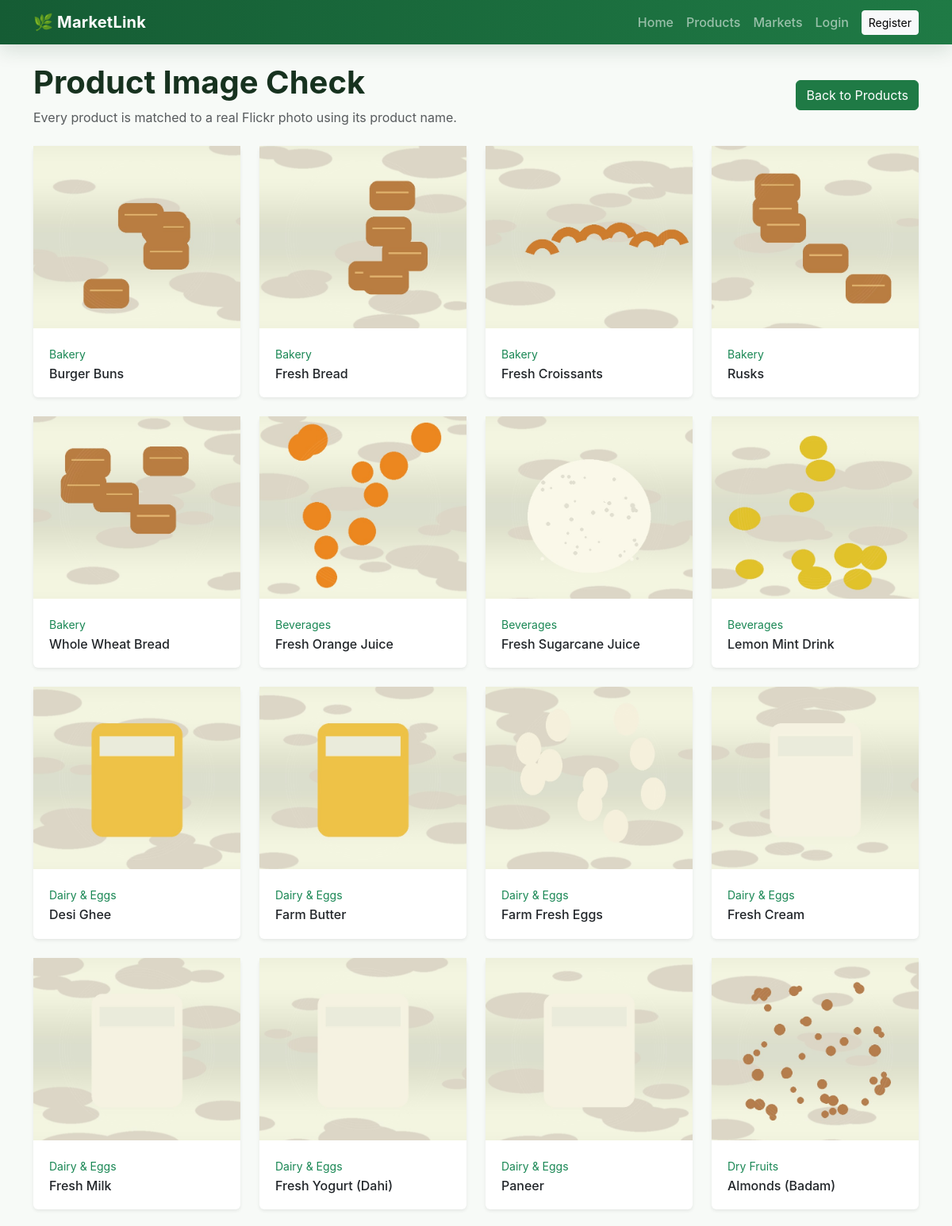
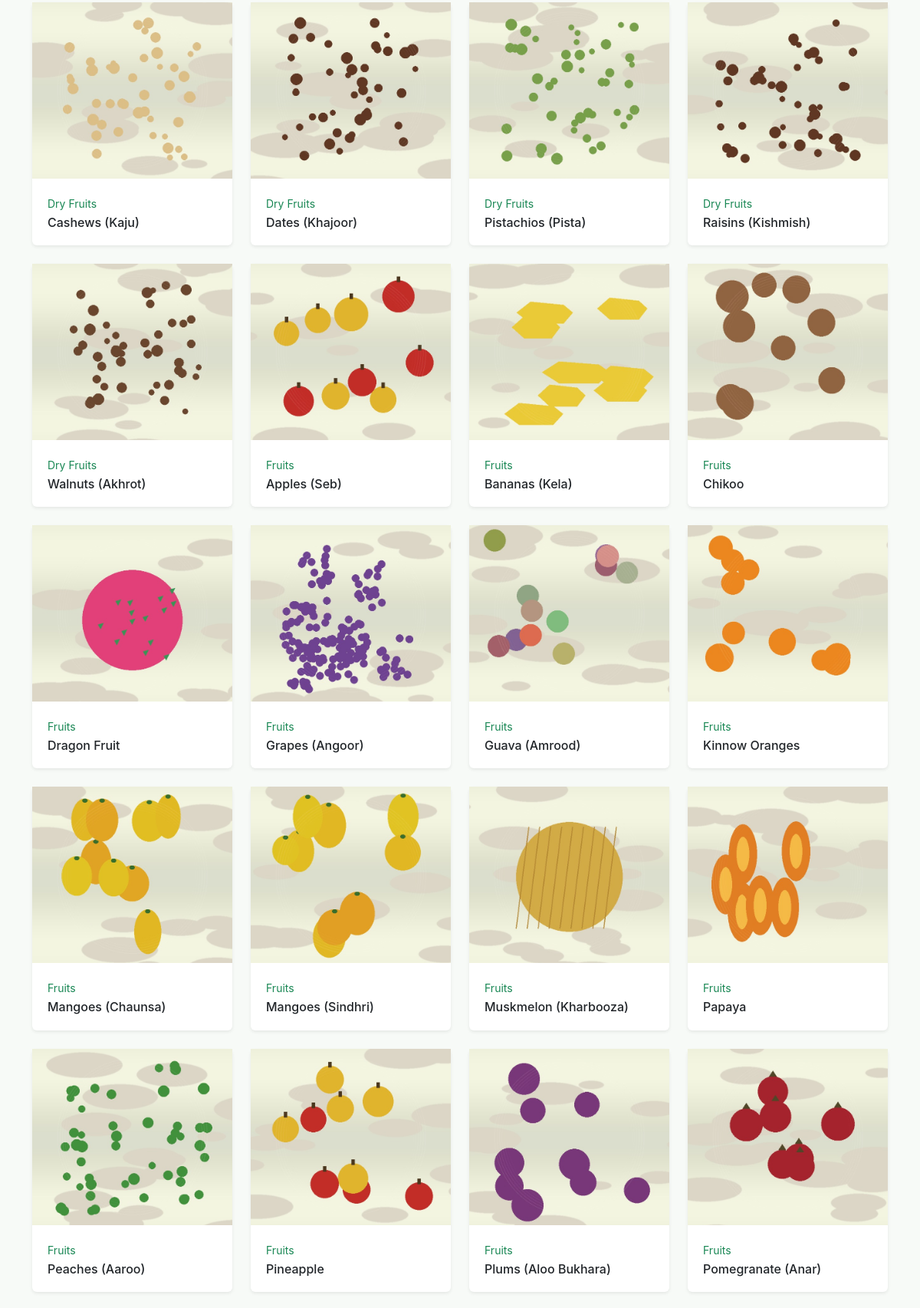
Page /image_check.php (upper part) on the committed database (2 pictures, top to bottom).
### tables this page shows
CREATE TABLE products (
 id INT AUTO_INCREMENT PRIMARY KEY,
 farmer_id INT NOT NULL,
 name VARCHAR(100) NOT NULL,
 category VARCHAR(60) NOT NULL,
 description TEXT,
 price DECIMAL(10,2) NOT NULL,
 unit VARCHAR(30) NOT NULL,
 stock_quantity INT NOT NULL DEFAULT 0,
 image_url VARCHAR(500) DEFAULT NULL,
 created_at DATETIME DEFAULT CURRENT_TIMESTAMP,
 FOREIGN KEY (farmer_id) REFERENCES users(id) ON DELETE CASCADE
);

### image_check.php (the view)
<?php require_once __DIR__.'/config/config.php'; layout_header('Image Check'); $rows=db()->query("SELECT id,name,category,image_url FROM products ORDER BY category,name")->fetchAll(); ?>
<div class="d-flex justify-content-between align-items-center mb-4"><div><h1 class="fw-bold">Product Image Check</h1><p class="text-muted mb-0">Every product is matched to a real Flickr photo using its product name.</p></div><a class="btn btn-success" href="products.php">Back to Products</a></div>
<div class="row g-4"><?php foreach($rows as $p): ?><div class="col-6 col-md-4 col-lg-3"><div class="card h-100 shadow-sm"><div class="product-img"><img src="<?=e(product_image($p['name'],$p['category'],$p['image_url']))?>" alt="<?=e($p['name'])?>" loading="lazy" onerror="this.onerror=null;this.src='assets/img-placeholder.svg';"></div><div class="card-body"><small class="text-success"><?=e($p['category'])?></small><h6 class="mt-1 mb-0"><?=e($p['name'])?></h6></div></div></div><?php endforeach; ?></div><?php layout_footer(); ?>

### assets/css/style.css (style rules this page uses)
:root { --green: #1f7a45; --green-dark: #155c34; --ink: #17321f; --muted: #6d7b72; --soft: #f3f8f3 }
* { box-sizing: border-box }
body { background: #f7faf7; color: var(--ink); font-family: Inter, system-ui, -apple-system, "Segoe UI", sans-serif }
.product-img, .product-big { background: #fff; display: flex; align-items: center; justify-content: center; overflow: hidden }
.product-img img, .product-big img { width: 100%; height: 100%; object-fit: cover; display: block; transition: transform .35s ease }
.product-img { height: 210px }
.card-body { padding: 20px }
.card { border: 0; box-shadow: 0 5px 20px #17351a0d }
.btn-success { background: var(--green); border-color: var(--green) }
.product-img { height: 220px; background: #f4f8f4; overflow: hidden }
.product-img img { width: 100%; height: 100%; object-fit: cover; display: block }
.product-img img, .product-big img { width: 100%; height: 100%; object-fit: cover; display: block; background: #f3f6f1 }
.product-img { height: 230px; overflow: hidden }

### rows in the picture
products: image_url (picture), category "Bakery", name "Burger Buns"
products: image_url (picture), category "Bakery", name "Fresh Bread"
products: image_url (picture), category "Bakery", name "Fresh Croissants"
products: image_url (picture), category "Bakery", name "Rusks"
products: image_url (picture), category "Bakery", name "Whole Wheat Bread"
products: image_url (picture), category "Beverages", name "Fresh Orange Juice"
products: image_url (picture), category "Beverages", name "Fresh Sugarcane Juice"
products: image_url (picture), category "Beverages", name "Lemon Mint Drink"
products: image_url (picture), category "Dairy & Eggs", name "Desi Ghee"
products: image_url (picture), category "Dairy & Eggs", name "Farm Butter"
products: image_url (picture), category "Dairy & Eggs", name "Farm Fresh Eggs"
products: image_url (picture), category "Dairy & Eggs", name "Fresh Cream"
products: image_url (picture), category "Dairy & Eggs", name "Fresh Milk"
products: image_url (picture), category "Dairy & Eggs", name "Fresh Yogurt (Dahi)"
products: image_url (picture), category "Dairy & Eggs", name "Paneer"
products: image_url (picture), category "Dry Fruits", name "Almonds (Badam)"
products: image_url (picture), category "Dry Fruits", name "Cashews (Kaju)"
products: image_url (picture), category "Dry Fruits", name "Dates (Khajoor)"
products: image_url (picture), category "Dry Fruits", name "Pistachios (Pista)"
products: image_url (picture), category "Dry Fruits", name "Raisins (Kishmish)"
products: image_url (picture), category "Dry Fruits", name "Walnuts (Akhrot)"
products: image_url (picture), category "Fruits", name "Apples (Seb)"
products: image_url (picture), category "Fruits", name "Bananas (Kela)"
products: image_url (picture), category "Fruits", name "Chikoo"
products: image_url (picture), category "Fruits", name "Dragon Fruit"
products: image_url (picture), category "Fruits", name "Grapes (Angoor)"
products: image_url (picture), category "Fruits", name "Guava (Amrood)"
products: image_url (picture), category "Fruits", name "Kinnow Oranges"
products: image_url (picture), category "Fruits", name "Mangoes (Chaunsa)"
products: image_url (picture), category "Fruits", name "Mangoes (Sindhri)"
products: image_url (picture), category "Fruits", name "Muskmelon (Kharbooza)"
products: image_url (picture), category "Fruits", name "Papaya"
products: image_url (picture), category "Fruits", name "Peaches (Aaroo)"
products: image_url (picture), category "Fruits", name "Pineapple"
products: image_url (picture), category "Fruits", name "Plums (Aloo Bukhara)"
products: image_url (picture), category "Fruits", name "Pomegranate (Anar)"
